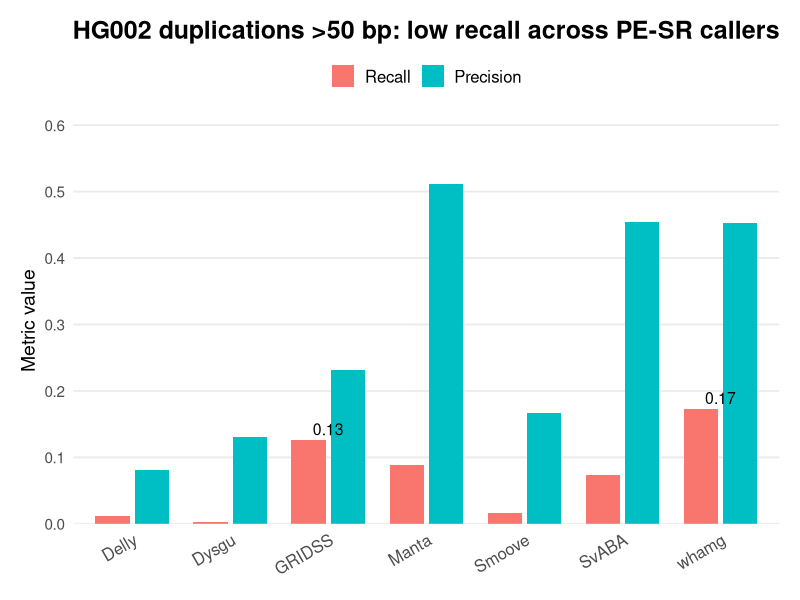
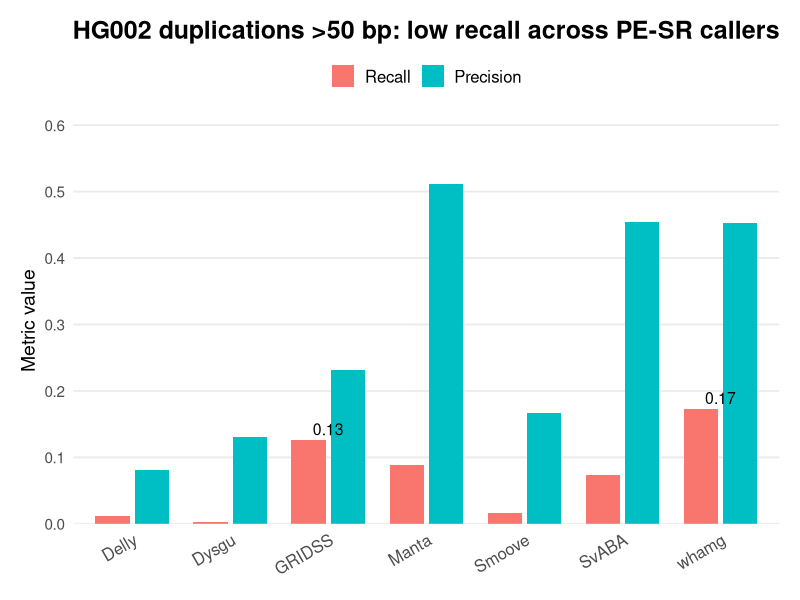

These figures' R source, in order:
#!/usr/bin/env Rscript

# ============================================================
# HG002 duplications >50 bp
# Precision and recall across PE-SR callers
# ============================================================

# Load packages
library(ggplot2)
library(dplyr)
library(tidyr)

# ------------------------------------------------------------
# Input data
# ------------------------------------------------------------

results <- data.frame(
  Caller = c(
    "Delly",
    "Dysgu",
    "GRIDSS",
    "Manta",
    "Smoove",
    "SvABA",
    "whamg"
  ),

  Precision = c(
    0.081,
    0.130,
    0.231,
    0.512,
    0.167,
    0.454,
    0.453
  ),

  Recall = c(
    0.011,
    0.003,
    0.126,
    0.088,
    0.016,
    0.074,
    0.173
  )
)

# Keep caller order
results$Caller <- factor(
  results$Caller,
  levels = c(
    "Delly",
    "Dysgu",
    "GRIDSS",
    "Manta",
    "Smoove",
    "SvABA",
    "whamg"
  )
)

# ------------------------------------------------------------
# Convert to long format
# ------------------------------------------------------------

plot_data <- results %>%
  pivot_longer(
    cols = c(Precision, Recall),
    names_to = "Metric",
    values_to = "Value"
  )

# Order legend
plot_data$Metric <- factor(
  plot_data$Metric,
  levels = c("Recall", "Precision")
)

# ------------------------------------------------------------
# Plot
# ------------------------------------------------------------

p <- ggplot(
  plot_data,
  aes(
    x = Caller,
    y = Value,
    fill = Metric
  )
) +
  geom_col(
    position = position_dodge(width = 0.8),
    width = 0.7
  ) +

  # Add labels only for the most informative recall values
  geom_text(
    data = subset(
      plot_data,
      Metric == "Recall" & Caller %in% c("GRIDSS", "whamg")
    ),
    aes(
      label = sprintf("%.2f", Value),
      group = Metric
    ),
    position = position_dodge(width = 0.8),
    vjust = -0.4,
    size = 4
  ) +

  scale_y_continuous(
    limits = c(0, 0.60),
    breaks = seq(0, 0.60, 0.10),
    expand = expansion(mult = c(0, 0.02))
  ) +

  labs(
    title = "HG002 duplications >50 bp: low recall across PE-SR callers",
    x = NULL,
    y = "Metric value",
    fill = NULL
  ) +

  theme_minimal(base_size = 14) +

  theme(
    plot.title = element_text(
      face = "bold",
      size = 18,
      hjust = 0.5
    ),

    axis.title.y = element_text(
      size = 14
    ),

    axis.text.x = element_text(
      angle = 30,
      hjust = 1,
      size = 12
    ),

    axis.text.y = element_text(
      size = 11
    ),

    legend.position = "top",

    legend.text = element_text(
      size = 12
    ),

    panel.grid.major.x = element_blank(),

    panel.grid.minor = element_blank(),

    plot.margin = margin(
      t = 15,
      r = 15,
      b = 15,
      l = 15
    )
  )

# ------------------------------------------------------------
# Save figure
# ------------------------------------------------------------

output_dir <- "Figures"

dir.create(
  output_dir,
  showWarnings = FALSE,
  recursive = TRUE
)

ggsave(
  filename = file.path(
    output_dir,
    "HG002_DUP_precision_recall_PE_SR.png"
  ),
  plot = p,
  width = 11,
  height = 6,
  dpi = 300
)

ggsave(
  filename = file.path(
    output_dir,
    "HG002_DUP_precision_recall_PE_SR.pdf"
  ),
  plot = p,
  width = 11,
  height = 6
)

cat("Figure generated successfully.\n")
cat(
  "Output:",
  file.path(
    output_dir,
    "HG002_DUP_precision_recall_PE_SR.png"
  ),
  "\n"
)
